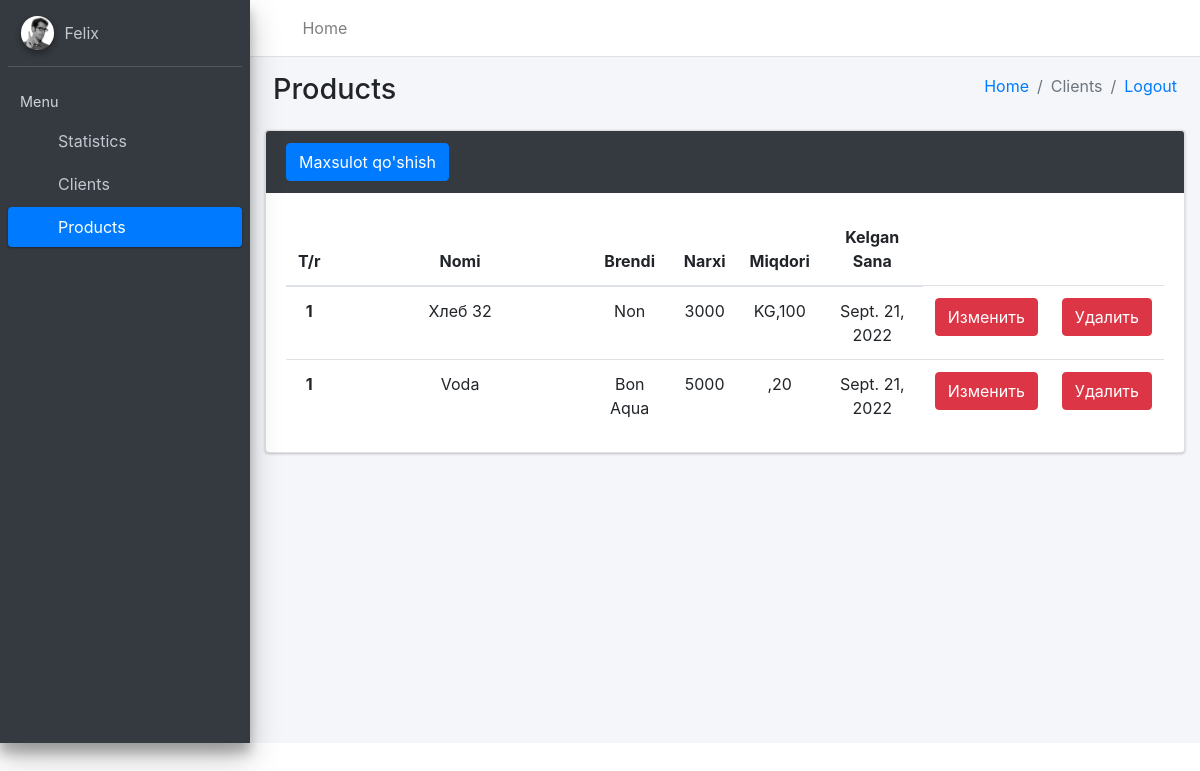
Page /bulimlar/mahsulotlar/ (signed in) on the committed database.
### asosiy/models.py (models this page shows, shortened)
class Mahsulot(models.Model):
    nom = models.CharField(max_length=50)
    narx = models.PositiveIntegerField()
    brend = models.CharField(max_length=50)
    miqdor = models.CharField(max_length=50)
    olvchov = models.CharField(max_length=50,choices=(('KG','KG'),('TONN','TONN')))
    kelgan_sana = models.DateField(auto_now_add=True)
    Ombor = models.ForeignKey(Omborxona,on_delete=models.CASCADE)

### asosiy/views.py (the view, shortened to what this page needs)
# urls.py: path('mahsulotlar/',Mahsulotlar.as_view()),
class Mahsulotlar(View):
    def get(self,request):
        ombor = Omborxona.objects.get(user=request.user)
        data ={
            "mahsulotlar":Mahsulot.objects.filter(Ombor=ombor)
        }
        return render(request,'products.html',data)

### templates/products.html (shortened to what this page needs)
<!DOCTYPE html>
<html lang="en">
<head>
    {% load static %}
  <link rel="stylesheet" href="{% static 'plugins/fontawesome-free/css/all.min.css' %}">
  <link rel="stylesheet" href="https://code.ionicframework.com/ionicons/2.0.1/css/ionicons.min.css">
  <link rel="stylesheet" href="{% static 'dist/css/adminlte.min.css' %}">
  <link rel="stylesheet" href="https://maxcdn.bootstrapcdn.com/bootstrap/4.5.2/css/bootstrap.min.css">
</head>
<body class="hold-transition sidebar-mini">
<div class="wrapper">
  <nav class="main-header navbar navbar-expand navbar-white navbar-light">
    <ul class="navbar-nav">
      <li class="nav-item">
        <a class="nav-link" data-widget="pushmenu" href="#" role="button"><i class="fas fa-bars"></i></a>
      </li>
      <li class="nav-item d-none d-sm-inline-block">
        <a href="#" class="nav-link">Home</a>
      </li>
    </ul>
  </nav>
  <aside class="main-sidebar sidebar-dark-primary elevation-4">
    <div class="sidebar">
      <div class="user-panel mt-3 pb-3 mb-3 d-flex">
        <div class="image">
          <img src="../dist/img/user2-160x160.jpg" class="img-circle elevation-2" alt="User Image">
        </div>
        <div class="info">
          <a href="#" class="d-block">Felix</a>
        </div>
      </div>
      <nav class="mt-2">
        <ul class="nav nav-pills nav-sidebar flex-column" data-widget="treeview" role="menu" data-accordion="false">
          <li class="nav-header">Menu</li>
          <li class="nav-item">
            <a href="/stats/" class="nav-link">
              <i class="nav-icon far fa-circle text-warning"></i>
              <p>Statistics</p>
            </a>
          </li>
          <li class="nav-item">
            <a href="/bulimlar/clients/" class="nav-link">
              <i class="nav-icon far fa-circle text-danger"></i>
              <p class="text">Clients</p>
            </a>
          </li>
          <li class="nav-item">
            <a href="/stats/mahsulotlar/" class="nav-link active">
              <i class="nav-icon far fa-circle text-info"></i>
              <p>Products</p>
            </a>
          </li>
        </ul>
      </nav>
    </div>
  </aside>
  <div class="content-wrapper">
    <div class="content-header">
      <div class="container-fluid">
        <div class="row mb-2">
          <div class="col-sm-6">
            <h1 class="m-0">Products</h1>
          </div>
          <div class="col-sm-6">
            <ol class="breadcrumb float-sm-right">
              <li class="breadcrumb-item"><a href="stats">Home</a></li>
              <li class="breadcrumb-item active">Clients</li>
                <li class="breadcrumb-item"><a href="logout">Logout</a></li>
            </ol>
          </div>
        </div>
      </div>
    </div>
    <div class="col-md-12">
        <div class="card card-dark">
            <div class="card-header border-0">
                <div class="d-flex justify-content-between">
                  <button type="submit" class="btn btn-primary" data-toggle="modal" data-target="#myModal">Maxsulot qo'shish</button>
                </div>
            </div>
            <div class="card-body">
                <table class="table" style="text-align: center;">
                    <thead>
                        <tr>
                            <th scope="col" style="width: 15px">T/r</th>
                            <th scope="col" style="width: 255px; text-align: center;">Nomi</th>
                            <th scope="col" style="text-align: center;">Brendi</th>
                            <th scope="col" style="text-align: center;">Narxi</th>
                            <th scope="col" style="text-align: center;">Miqdori</th>
                            <th scope="col" style="text-align: center;">Kelgan Sana</th>
                        </tr>
                    </thead>
                    <tbody>
                    {% for mh in mahsulotlar %}
                        <tr>
                            <th scope="row">1</th>
                            <td>{{mh.nom}}</td>
                            <td>{{mh.brend}}</td>
                            <td>{{mh.narx}}</td>
                            <td>{{mh.olvchov}},{{mh.miqdor}}</td>
                            <td>{{mh.kelgan_sana}}</td>
                            <td><a href="/bulimlar/Mahupdate/{{mh.id}}"><button type="submit" class="btn btn-danger">Изменить</button></a></td>
                            <td><a href="/bulimlar/mahdelete/{{mh.id}}"><button type="button" class="btn btn-danger">Удалить</button></a></td>
                        </tr>
                    {% endfor %}
                    </tbody>
                </table>
            </div>
        </div>
    </div>
</body>
</html>

### rows in the picture
Mahsulot: nom "Хлеб 32", brend "Non", narx "3000", olvchov "KG", miqdor "100", kelgan_sana "Sept. 21, 2022"
Mahsulot: nom "Voda", brend "Bon Aqua", narx "5000", miqdor "20", kelgan_sana "Sept. 21, 2022"
